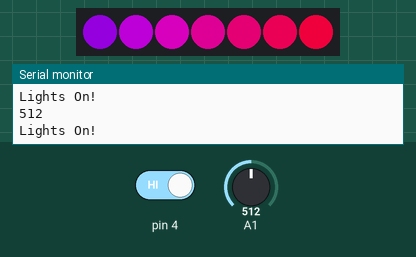
Bench run of a sketch on a simulated Arduino Uno, built with avr-gcc and run on an emulated ATmega328P. Parts: 7 RGB LEDs in strip order, left to right, the last lines printed to the serial monitor. The inputs (shaded band) are chosen by the test bench; at power-on: pin 4 HIGH, A1 = 512.

Above: at 1.2 s.
1.3 s: pin 4 driven LOW
At 1.39 s:
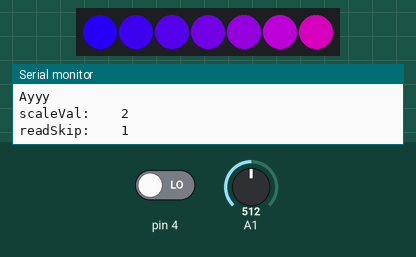
3.3 s: A1 set to 837
5.5 s: A1 set to 860
At 6.3 s:
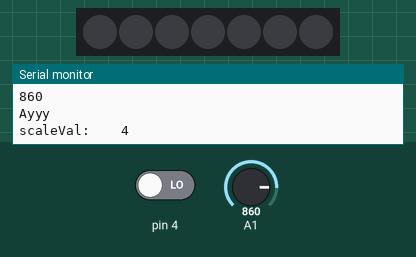
7.2 s: A1 set to 840
At 7.59 s:
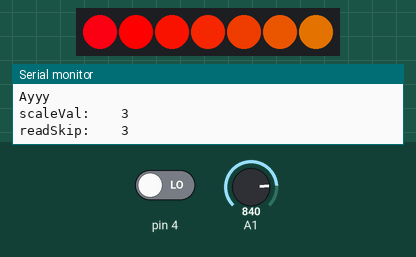
9.5 s: pin 4 driven HIGH
At 11.46 s:
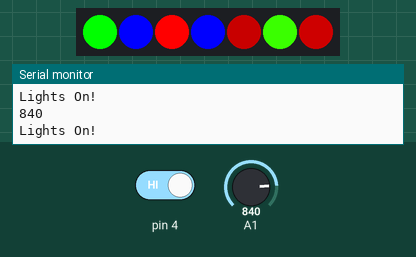
12.4 s: pin 4 driven LOW
At 12.55 s:
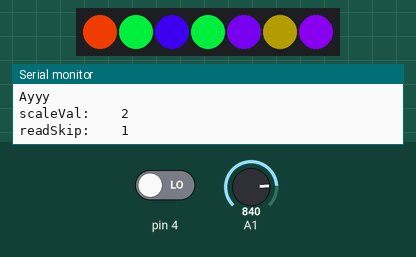
Timing chart, 0 to 21.9 s (numbered marks = the images above; inputs shaded):
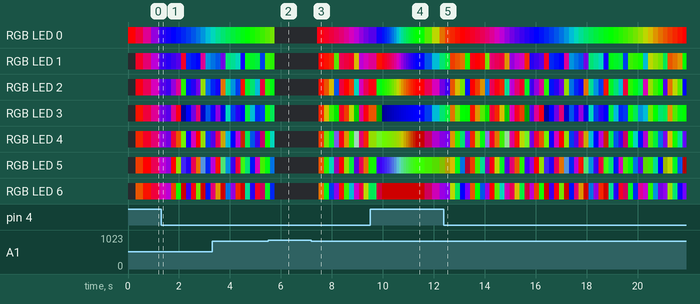

Measured:
- the behaviour switches between 849 and 850 on A1 (found by bisection; images 1 and 2)
- after the input at 5.5 s, the LEDs: first differ from a run without the input after 0.26 s (image 2)
- after the input at 12.4 s, the LEDs: change after 0.06 s (image 5)

The sketch:

RENATAUUUGH.ino
```cpp
#include <Adafruit_NeoPixel.h>

#define PIN 3

#define NUM_LEDS 7

#define BRIGHTNESS 50

Adafruit_NeoPixel pixels = Adafruit_NeoPixel(NUM_LEDS, PIN, NEO_GRB + NEO_KHZ800);

int RedVal[45] = {255, 238, 221, 204, 187, 170, 153, 136, 119, 102, 85, 68, 51, 34, 17, 0, 0, 0, 0, 0, 0, 0, 0, 0, 0, 0, 0, 0, 0, 0, 0, 17, 34, 51, 68, 85, 102, 119, 136, 153, 170, 187, 204, 221, 238};
int GreenVal[45] = {0, 17, 34, 51, 68, 85, 102, 119, 136, 153, 170, 187, 204, 221, 238, 255, 238, 221, 204, 187, 170, 153, 136, 119, 102, 85, 68, 51, 34, 17, 0, 0, 0, 0, 0, 0, 0, 0, 0, 0, 0, 0, 0, 0};
int BlueVal[45] = { 0, 0, 0, 0, 0, 0, 0, 0, 0, 0, 0, 0, 0, 0, 0, 0, 17, 34, 51, 68, 85, 102, 119, 136, 153, 170, 187, 204, 221, 238, 255, 238, 221, 204, 187, 170, 153, 136, 119, 102, 85, 68, 51, 34, 17};
int light = analogRead(1);
int scaleVal = 1;
int readSkip = 1;

void setup() {
  pixels.begin();
  Serial.begin(9600);
}

void loop() {
  light = analogRead(1);
  Serial.println(light);

  if (digitalRead(4) == LOW) {
    Serial.println("Ayyy  ");
    if (scaleVal == 4) {
      readSkip = 15;
      scaleVal = 1;
    }
    else if (scaleVal == 3) {
      readSkip = 5;
      scaleVal = 4;
    }
    else if (scaleVal == 2) {
      readSkip = 3;
      scaleVal = 3;
    }
    else if (scaleVal == 1) {
      readSkip = 1;
      scaleVal = 2;
    }
    Serial.print("scaleVal:  ");  Serial.print('\t'); Serial.println(scaleVal);
    Serial.print("readSkip:  ");  Serial.print('\t'); Serial.println(readSkip);
    delay(100);
  }
  if (light < 850) {
    Serial.println("Lights On!");
    for (int i = 0; i < NUM_LEDS; i++) {
      int val = i * readSkip;
      pixels.setPixelColor(i, pixels.Color(RedVal[val], GreenVal[val], BlueVal[val]));
      pixels.show();
      delay(10);
    }
delay(20);
  }
  else {
    for (int i = 0; i < NUM_LEDS; i++) {
      pixels.setPixelColor(i, pixels.Color(0,0,0));
      pixels.show();
      delay(10);
    }
  }
  int LastRed = RedVal[44];
  int LastGreen = GreenVal[44];
  int LastBlue = BlueVal[44];

  for (int x = 44; x > -1; x--) {
    RedVal[x] = RedVal[x - 1];
    GreenVal[x] = GreenVal[x - 1];
    BlueVal[x] = BlueVal[x - 1];
  }
  RedVal[0] = LastRed ;
  GreenVal[0] = LastGreen;
  BlueVal[0] = LastBlue;


  /*  for (int n = 0; n < 45; n++) {
     Serial.print(RedVal[n]); Serial.print('\t');
      Serial.print(GreenVal[n]); Serial.print('\t');
      Serial.print(BlueVal[n]);  Serial.println('\t');
    }*/


}
```
